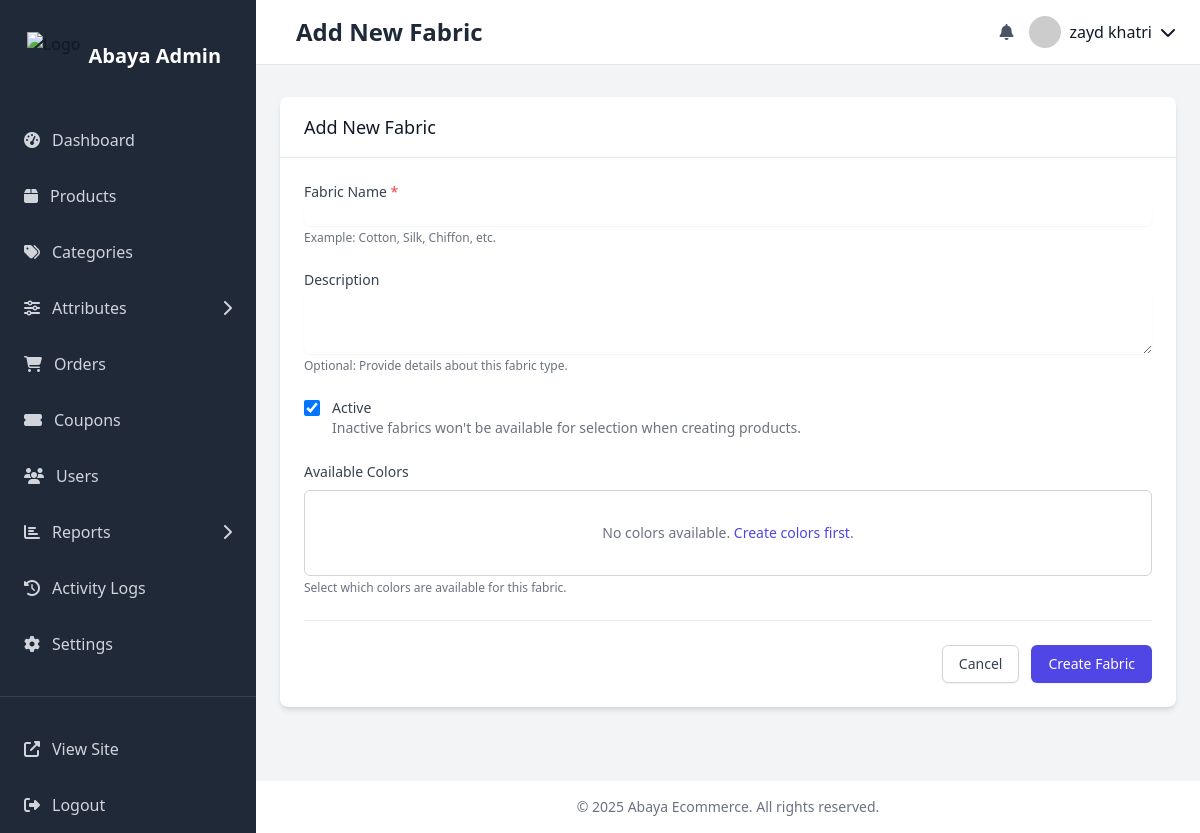
/dashboard/attributes/fabrics/create/ (signed in), run on an earlier commit of the app's database.
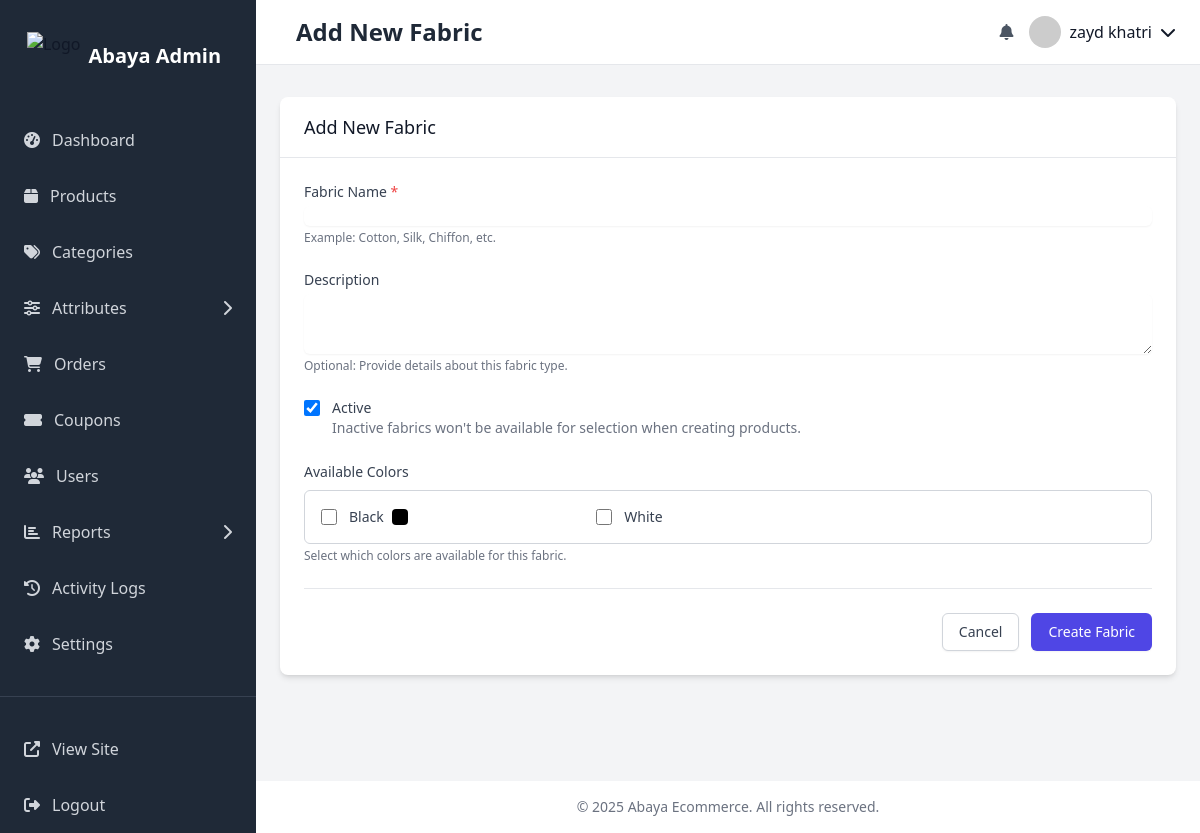
And on a later commit of the database.
### products/models.py (models this page shows, shortened)
class Color(models.Model):
    id = models.UUIDField(primary_key=True, default=uuid.uuid4, editable=False)
    name = models.CharField(max_length=100)  # Red, Blue, Green, etc.
    color_code = models.CharField(max_length=10, blank=True, null=True)  # Hex color code
    image = models.ImageField(upload_to='colors/', blank=True, null=True)  # For patterns or complex colors
    is_active = models.BooleanField(default=True)
    fabrics = models.ManyToManyField(Fabric, through='FabricColor', related_name='colors')
    created_at = models.DateTimeField(auto_now_add=True)
    updated_at = models.DateTimeField(auto_now=True)
    class Meta:
        ordering = ['name']
        verbose_name = 'Color'
        verbose_name_plural = 'Colors'

### dashboard/views/attribute_views.py (the view)
# urls.py: path('attributes/fabrics/create/', views.fabric_create, name='fabric_create'),
@staff_member_required
def fabric_create(request):
    if request.method == 'POST':
        form = FabricForm(request.POST)
        if form.is_valid():
            with transaction.atomic():
                fabric = form.save()
                colors = form.cleaned_data.get('colors', [])
                for color in colors:
                    FabricColor.objects.create(fabric=fabric, color=color)
                log_admin_activity(
                    request.user,
                    'CREATE',
                    'Fabric',
                    fabric.id,
                    f"Created fabric '{fabric.name}'",
                    request
                )
                messages.success(request, f"Fabric '{fabric.name}' has been created successfully.")
                return redirect('dashboard:fabric_list')
    else:
        form = FabricForm()
    return render(request, 'dashboard/attributes/fabric_form.html', {
        'form': form,
        'title': 'Create Fabric',
    })

### dashboard/forms.py
class FabricForm(forms.ModelForm):
    colors = forms.ModelMultipleChoiceField(
        queryset=Color.objects.filter(is_active=True),
        widget=forms.CheckboxSelectMultiple(attrs={'class': 'form-check-input'}),
        required=False
    )
    class Meta:
        model = Fabric
        fields = ['name', 'description', 'is_active']
        widgets = {
            'name': forms.TextInput(attrs={'class': 'form-control'}),
            'description': forms.Textarea(attrs={'class': 'form-control', 'rows': 3}),
            'is_active': forms.CheckboxInput(attrs={'class': 'form-check-input'}),
        }

### carts/models.py (called while the page is built)
    def get_total_price(self):
        return sum(item.get_total_price() for item in self.items.all())

    def get_item_count(self):
        return sum(item.quantity for item in self.items.all())

    def get_total_price(self):
        return self.product.get_active_price() * self.quantity

    def get_item_count(self):
        return self.items.count()

### dashboard/utils.py (called while the page is built)
def is_staff_or_admin(user):
    return user.is_authenticated and (user.is_staff or user.role == 'ADMIN')

### products/models.py (called while the page is built)
    def get_active_price(self):
        return self.sale_price if self.sale_price else self.price

### templates/dashboard/attributes/fabric_form.html (shortened to what the changed rows need)
{% extends 'dashboard/base.html' %}
{% load static %}
{% block page_title %}{% if fabric %}Edit Fabric{% else %}Add New Fabric{% endif %}{% endblock %}
{% block content %}
<div class="bg-white rounded-lg shadow-md overflow-hidden">
    <div class="px-6 py-4 border-b border-gray-200">
        <h2 class="text-lg font-medium text-gray-900">{% if fabric %}Edit Fabric: {{ fabric.name }}{% else %}Add New Fabric{% endif %}</h2>
    </div>
    <div class="p-6">
        <form method="post">
            <div class="space-y-6">
                <div>
                    <div class="border border-gray-300 rounded-md p-4 max-h-60 overflow-y-auto">
                        <div class="grid grid-cols-1 sm:grid-cols-2 md:grid-cols-3 gap-3">
                            {% for color in form.colors.field.queryset %}
                            <div class="relative flex items-start">
                                <div class="flex items-center h-5">
                                    <input type="checkbox" name="{{ form.colors.name }}" id="color_{{ color.id }}" value="{{ color.id }}"
                                           class="h-4 w-4 text-indigo-600 focus:ring-indigo-500 border-gray-300 rounded">
                                </div>
                                <div class="ml-3 text-sm flex items-center">
                                    <label for="color_{{ color.id }}" class="font-medium text-gray-700">{{ color.name }}</label>
                                    {% if color.color_code %}
                                    <div class="w-4 h-4 rounded ml-2" style="background-color: {{ color.color_code }};"></div>
                                    {% endif %}
                                </div>
                            </div>
                            {% empty %}
                            <div class="col-span-3 text-sm text-gray-500 text-center py-4">
                                No colors available. <a href="{% url 'dashboard:color_create' %}" class="text-indigo-600 hover:text-indigo-900">Create colors first</a>.
                            </div>
                            {% endfor %}
                        </div>
                    </div>
                </div>
            </div>
        </form>
    </div>
</div>
{% endblock %}

What changed in the data, as far as the page shows it:
added Color: name "Black"
added Color: name "White"
Also different on the page:
text no longer shown: "No colors available. Create colors first ."
